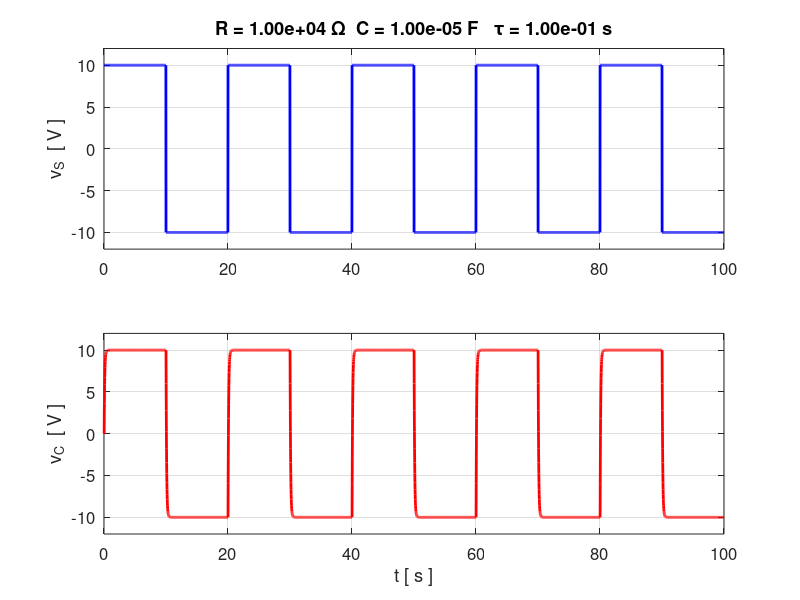

This chart was generated by the following MATLAB code:
% CN05.m

% SIMPLE RC CIRCUIT: SQUARE WAVE EXCITATION
% Finite Difference Method for RC circuit anlysis

% Ian Cooper
% email: ian.cooper@sydney.edu.au
% School of Physics, University of Sydney
 
% DOING PHYSICS WITH MATLAB 
%    https://d-arora.github.io/Doing-Physics-With-Matlab/
% 180216

clear all
close all
clc

% INPUTS (S.I. Units) ---------------------------------------------------
% resistor [1e4]
  R = 1e4;
  % Capacitor [100e-6]
  C = 10e-6;

% Square wave values VH (high) [10]  VL (low)  [-10]  
  VH = 10;
  VL = -10;
% Number of calculations (check dt << tau)  [5000]   
  N = 5000;
% Max time interval  [100]
  tMax = 100;
% Period of square wave function  [20]  
  T = 20;
  
% CALCULATIONS  ---------------------------------------------------------
  tau = R*C;
  t = linspace(0,tMax, N);
  dt = t(2 )- t(1);

% Initialize arrays
  vS = zeros(N,1);
  vR = zeros(N,1);
  vC = zeros(N,1);
  iS = zeros(N,1);

  % Specify source emf 
  for c = 1 : N
    y = sin(2*pi*t(c)/T);
    if y >= 0
          vS(c) = VH;
    elseif y < 0
          vS(c) = VL;
    end
  end


% Finite difference algorithm -------------------------------------------
   k = dt/C;
% Time Steps #2 to #N
  for c = 2 : N
    vC(c)  = vC(c-1) + k*iS(c-1);
    vR(c)  = vS(c) - vC(c);
    iS(c)  = vR(c)/R;
  end

  
% GRAPHICS -------------------------------------------------------------
  
figure(1)
   pos = [0.07 0.05 0.28 0.47];
   set(gcf,'Units','normalized');
   set(gcf,'Position',pos);
   set(gcf,'color','w'); 
subplot(2,1,1)
   plot(t,vS,'b','linewidth',2)
  grid on
  ylabel('v_S  [ V ]');
  tm1 = '   R = ';
  tm2 = num2str(R,'%3.2e');
  tm3 = ' \Omega  ';
  tm4 = 'C = ';
  tm5 = num2str(C,'%3.2e');
  tm6 = ' F   ';
  tm7 = '\tau = ';
  tm8 = num2str(tau,'%3.2e');
  tm9 = ' s   ';
  tm = [tm1 tm2 tm3 tm4 tm5 tm6 tm7 tm8 tm9];
  title(tm);
  set(gca,'yLim',[-12 12]);
  set(gca,'fontsize',12);


subplot(2,1,2)
  plot(t,vC,'r','linewidth',2)
  ylabel('v_C  [ V ]');
  xlabel('t [ s ]');
  grid on
  set(gca,'yLim',[-12 12]);
  set(gca,'fontsize',12);
  
  
